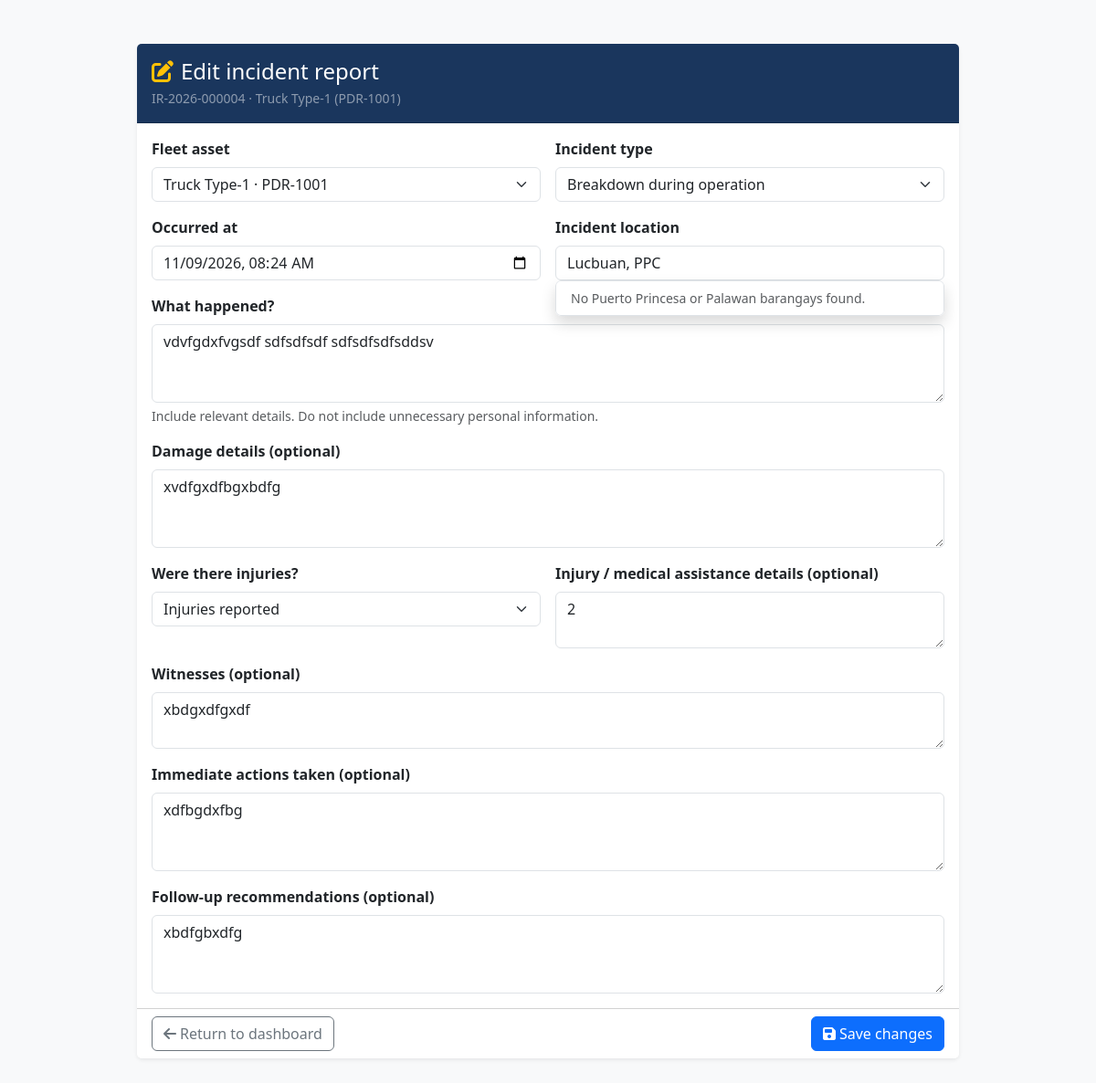
Screenshot of /fleet/reports/incidents/4/edit/ (signed in) with the database file from the repository.
### fleet/models.py (models this page shows, shortened)
class FleetIncident(models.Model):
    INJURY_STATUS_CHOICES = [
        ('NO', 'No injuries reported'),
        ('YES', 'Injuries reported'),
        ('UNKNOWN', 'Unknown / not confirmed'),
    ]
    INCIDENT_TYPE_CHOICES = [
        ('ACCIDENT', 'Accident'),
        ('COLLISION', 'Collision'),
        ('BREAKDOWN', 'Breakdown during operation'),
        ('DAMAGE', 'Asset or equipment damage'),
        ('SAFETY', 'Safety incident'),
        ('OTHER', 'Other incident'),
    ]
    vehicle = models.ForeignKey(
        Vehicle,
        on_delete=models.PROTECT,
        related_name='incident_reports',
    )
    incident_type = models.CharField(max_length=20, choices=INCIDENT_TYPE_CHOICES)
    occurred_at = models.DateTimeField()
    location = models.CharField(max_length=255)
    description = models.TextField(max_length=2000)
    damage_details = models.TextField(max_length=2000, blank=True)
    injury_status = models.CharField(
        max_length=10,
        choices=INJURY_STATUS_CHOICES,
        default='UNKNOWN',
    )
    injury_details = models.TextField(max_length=2000, blank=True)
    witnesses = models.TextField(max_length=1000, blank=True)
    actions_taken = models.TextField(max_length=2000, blank=True)
    follow_up_recommendations = models.TextField(max_length=2000, blank=True)
    last_assigned_driver = models.CharField(max_length=100, blank=True)
    reported_by = models.ForeignKey(
        User,
        on_delete=models.SET_NULL,
        null=True,
        blank=True,
        related_name='fleet_incident_reports',
    )
    created_at = models.DateTimeField(auto_now_add=True)
    class Meta:
        ordering = ('-occurred_at', '-pk')

class Vehicle(models.Model):
    MAINTENANCE_PRIORITY_CHOICES = [
        ('NORMAL', 'Normal'),
        ('HIGH', 'High Priority'),
        ('URGENT', 'Urgent'),
    ]
    SCHEDULED_MAINTENANCE_CHOICES = [
        ('OIL', 'Oil replacement'),
        ('TIRES', 'Tire replacement'),
        ('BRAKES', 'Brake inspection / replacement'),
        ('BATTERY', 'Battery service / replacement'),
        ('ENGINE_COOLANT', 'Engine coolant service'),
        ('AIR_FILTER', 'Air filter replacement'),
        ('TRANSMISSION', 'Transmission service'),
        ('BELTS_HOSES', 'Belts and hoses inspection / replacement'),
        ('REGISTRATION_INSPECTION', 'Registration / safety inspection'),
        ('ENGINE_SERVICE', 'Marine engine service'),
        ('PROPELLER', 'Propeller inspection / replacement'),
        ('HULL', 'Hull inspection / maintenance'),
        ('BILGE_PUMP', 'Bilge pump inspection / service'),
        ('FUEL_SYSTEM', 'Fuel system inspection / service'),
        ('SAFETY_EQUIPMENT', 'Marine safety equipment inspection'),
        ('COOLING_SYSTEM', 'Cooling system service'),
        ('OTHER', 'Other maintenance'),
    ]
    STATUS_CHOICES = [
        ('OPERATIONAL', 'Operational'),
        ('MAINTENANCE', 'Maintenance'),
        ('DEPLOYED', 'Deployed'),
        ('PENDING_DISPOSAL', 'Pending Disposal'),
        ('ARCHIVED', 'Archived'),
    ]
    model_name = models.CharField(max_length=100)
    plate_number = models.CharField(max_length=50, unique=True)
    vehicle_type = models.ForeignKey(VehicleType, on_delete=models.CASCADE)
    hull_type = models.CharField(max_length=100, blank=True)
    length_m = models.DecimalField(max_digits=7, decimal_places=2, blank=True, null=True)
    make = models.CharField(max_length=100, blank=True)
    chassis_number = models.CharField(max_length=100, blank=True)
    engine_number = models.CharField(max_length=100, blank=True)
    mv_file_number = models.CharField(max_length=50, blank=True)
    vehicle_category = models.CharField(max_length=100, blank=True)
    body_type = models.CharField(max_length=100, blank=True)
    vehicle_classification = models.CharField(max_length=100, blank=True)
    aircon_type = models.CharField(max_length=50, blank=True)
    home_port = models.CharField(max_length=100, blank=True)
    model_year = models.PositiveSmallIntegerField(blank=True, null=True)
    color = models.CharField(max_length=50, blank=True)
    odometer_km = models.DecimalField(max_digits=10, decimal_places=1, blank=True, null=True)
    gross_vehicle_weight = models.DecimalField(max_digits=10, decimal_places=2, blank=True, null=True)
    net_capacity = models.DecimalField(max_digits=10, decimal_places=2, blank=True, null=True)
    engine_displacement_cc = models.DecimalField(max_digits=10, decimal_places=2, blank=True, null=True)
    engine_power_hp = models.DecimalField(max_digits=8, decimal_places=2, blank=True, null=True)
    passenger_capacity = models.PositiveIntegerField(blank=True, null=True)
    engine_details = models.CharField(max_length=200, blank=True)
    fuel_type = models.CharField(max_length=50, blank=True)
    registration_date = models.DateField(blank=True, null=True)
    registration_expiry = models.DateField(blank=True, null=True)
    inspection_expiry = models.DateField(blank=True, null=True)
    gross_tonnage = models.DecimalField(max_digits=10, decimal_places=2, blank=True, null=True)
    net_tonnage = models.DecimalField(max_digits=10, decimal_places=2, blank=True, null=True)
    status = models.CharField(max_length=50, choices=STATUS_CHOICES, default='OPERATIONAL')
    maintenance_problem = models.CharField(max_length=1000, blank=True)
    maintenance_priority = models.CharField(
        max_length=10,
        choices=MAINTENANCE_PRIORITY_CHOICES,
        default='NORMAL',
    )
    maintenance_started_at = models.DateTimeField(null=True, blank=True)
    maintenance_last_assigned_driver = models.CharField(max_length=100, blank=True)
    scheduled_maintenance_type = models.CharField(
        max_length=32,
        choices=SCHEDULED_MAINTENANCE_CHOICES,
        blank=True,
    )
    scheduled_maintenance_date = models.DateField(null=True, blank=True)
    scheduled_maintenance_description = models.CharField(max_length=500, blank=True)
    assigned_driver = models.OneToOneField(
        Driver,
        on_delete=models.SET_NULL,
        null=True,
        blank=True,
        related_name='assigned_vehicle',
    )
    deployment_location = models.CharField(max_length=255, blank=True, null=True)
    deployment_destination = models.CharField(max_length=255, blank=True, null=True)
    deployment_purpose = models.CharField(max_length=255, blank=True, null=True)
    deployment_time = models.DateTimeField(blank=True, null=True)

### fleet/views.py (the view, shortened to what this page needs)
# urls.py: path('fleet/reports/incidents/<int:incident_id>/edit/', views.fleet_edit_incident, name='fleet_edit_incident'),
@login_required
def fleet_edit_incident(request, incident_id):
    if request.method not in {'GET', 'POST'}:
        return HttpResponse("Incident reports can only be edited using the report form.", status=405)
    permissions = fleet_report_permissions(request.user)
    if permissions is None:
        messages.error(request, "Access restricted to authorized fleet operations and maintenance accounts.")
        return redirect('dashboard_portal:homepage')
    incident_queryset = FleetIncident.objects.select_related('vehicle__vehicle_type')
    if not permissions['is_logistics']:
        incident_queryset = incident_queryset.filter(reported_by=request.user)
    incident = get_object_or_404(incident_queryset, pk=incident_id)
    vehicle_queryset = Vehicle.objects.select_related('vehicle_type')
    if not permissions['is_logistics']:
        division_filter = Q(pk__in=[])
        if 'Land Asset' in permissions['allowed_divisions']:
            division_filter |= ~seacraft_vehicle_type_filter()
        if 'Seacraft' in permissions['allowed_divisions']:
            division_filter |= seacraft_vehicle_type_filter()
        vehicle_queryset = vehicle_queryset.filter(division_filter)
        if not vehicle_queryset.filter(pk=incident.vehicle_id).exists():
            return HttpResponse("You are not authorized to edit this incident report.", status=404)
    dashboard_name = fleet_report_dashboard_name(permissions)
    form = FleetIncidentForm(
        request.POST if request.method == 'POST' else None,
        instance=incident,
        vehicle_queryset=vehicle_queryset,
    )
    return render(request, 'fleet/fleet_incident_edit.html', {
        'form': form,
        'incident': incident,
        'dashboard_name': dashboard_name,
    }, status=400 if request.method == 'POST' else 200)

### fleet/context_processors.py (called while the page is built)
def account_security_prompt(request):
    if not request.user.is_authenticated:
        return {'security_setup_required': False}
    profile = AccountSecurityProfile.objects.filter(user_id=request.user.pk).values(
        'security_question',
        'security_answer_hash',
    ).first()
    return {
        'security_setup_required': not profile
        or not profile['security_question']
        or not profile['security_answer_hash'],
    }

### fleet/views.py (called while the page is built)
def seacraft_vehicle_type_filter():
    return (
        Q(vehicle_type__name__iexact='MARINE')
        | Q(vehicle_type__name__iexact='MARITIME')
    )

def fleet_report_dashboard_name(permissions):
    if permissions['is_logistics']:
        return 'dashboard_portal:logistics_dashboard'
    if permissions['is_seacraft_dispatch']:
        return 'dashboard_portal:seacraft_dispatch'
    if permissions['is_seacraft_technician']:
        return 'dashboard_portal:seacraft_dashboard'
    return 'dashboard_portal:repairman_dashboard'

### fleet/templates/fleet/fleet_incident_edit.html (shortened to what this page needs)
{% load static %}
<!DOCTYPE html>
<html lang="en">
<head>
    <link href="https://cdn.jsdelivr.net/npm/bootstrap@5.3.0/dist/css/bootstrap.min.css" rel="stylesheet">
    <link rel="stylesheet" href="https://cdnjs.cloudflare.com/ajax/libs/font-awesome/6.4.0/css/all.min.css">
    {% include "fleet/_pwa_head.html" %}
</head>
<body class="bg-light">
    <main class="container py-4 py-lg-5">
        <div class="card border-0 shadow-sm mx-auto" style="max-width: 900px;">
            <div class="card-header text-white py-3" style="background-color: #1A365D;">
                <h1 class="h4 mb-1"><i class="fa-solid fa-pen-to-square text-warning me-2"></i>Edit incident report</h1>
                <div class="small text-white-50">
                    IR-{{ incident.occurred_at|date:"Y" }}-{{ incident.pk|stringformat:"06d" }}
                    · {{ incident.vehicle.model_name }} ({{ incident.vehicle.plate_number }})
                </div>
            </div>
            <form method="post">
                <div class="card-body">
                    <div class="row g-3">
                        {% for field in form %}
                        <div class="{% if field.name == 'description' or field.name == 'damage_details' or field.name == 'witnesses' or field.name == 'actions_taken' or field.name == 'follow_up_recommendations' %}col-12{% else %}col-md-6{% endif %}">
                            <label class="form-label fw-semibold" for="{{ field.id_for_label }}">{{ field.label }}</label>
                            {% if field.name == 'location' %}
                            <div class="position-relative">
                                {{ field }}
                                <div id="incident-location-suggestions" class="list-group position-absolute top-100 start-0 w-100 shadow d-none" role="listbox" style="z-index: 1060; max-height: 16rem; overflow-y: auto;"></div>
                            </div>
                            {% else %}
                            {{ field }}
                            {% endif %}
                            {% if field.help_text %}<div class="form-text">{{ field.help_text }}</div>{% endif %}
                        </div>
                        {% endfor %}
                    </div>
                </div>
                <div class="card-footer bg-white d-flex justify-content-between">
                    <a class="btn btn-outline-secondary" href="{% url dashboard_name %}">
                        <i class="fa-solid fa-arrow-left me-1"></i>Return to dashboard
                    </a>
                    <button type="submit" class="btn btn-primary">
                        <i class="fa-solid fa-floppy-disk me-1"></i>Save changes
                    </button>
                </div>
            </form>
        </div>
    </main>
</body>
</html>

### fleet/templates/fleet/_pwa_head.html (shortened to what this page needs)
{% load static %}
<link rel="stylesheet" href="{% static 'fleet/css/pwa.css' %}">

### fleet/templates/fleet/_pwa_scripts.html (shortened to what this page needs)
{% load static %}

### fleet/static/fleet/css/pwa.css (style rules this page uses)
html { min-height: 100%; scroll-padding-top: 1rem; -webkit-text-size-adjust: 100%; }
body { min-width: 320px; overflow-x: hidden; padding-bottom: env(safe-area-inset-bottom); }
button, [role="button"], input, select, textarea { touch-action: manipulation; }
button, .btn { max-width: 100%; }

### rows the page displays
FleetIncident: occurred_at "2026", pk "000004", vehicle.model_name "Truck Type-1", vehicle.plate_number "PDR-1001", form "Truck Type-1 · PDR-1001" "Breakdown during operation" "11/09/2026 08:24" "vdvfgdxfvgsdf sdfsdfsdf sdfsdfsdfsddsv" "xvdfgxdfbgxbdfg" "Injuries reported" "2" "xbdgxdfgxdf" "xdfbgdxfbg" "xbdfgbxdfg", form "Lucbuan, PPC"

### other values shown
{{ field.label }} "Fleet asset" "Incident type" "Occurred at" "Incident location" "What happened?" "Damage details (optional)" "Were there injuries?" "Injury / medical assistance details (optional)" "Witnesses (optional)" "Immediate actions taken (optional)" "Follow-up recommendations (optional)"
{{ field.help_text }} "Include relevant details. Do not include unnecessary personal information."
